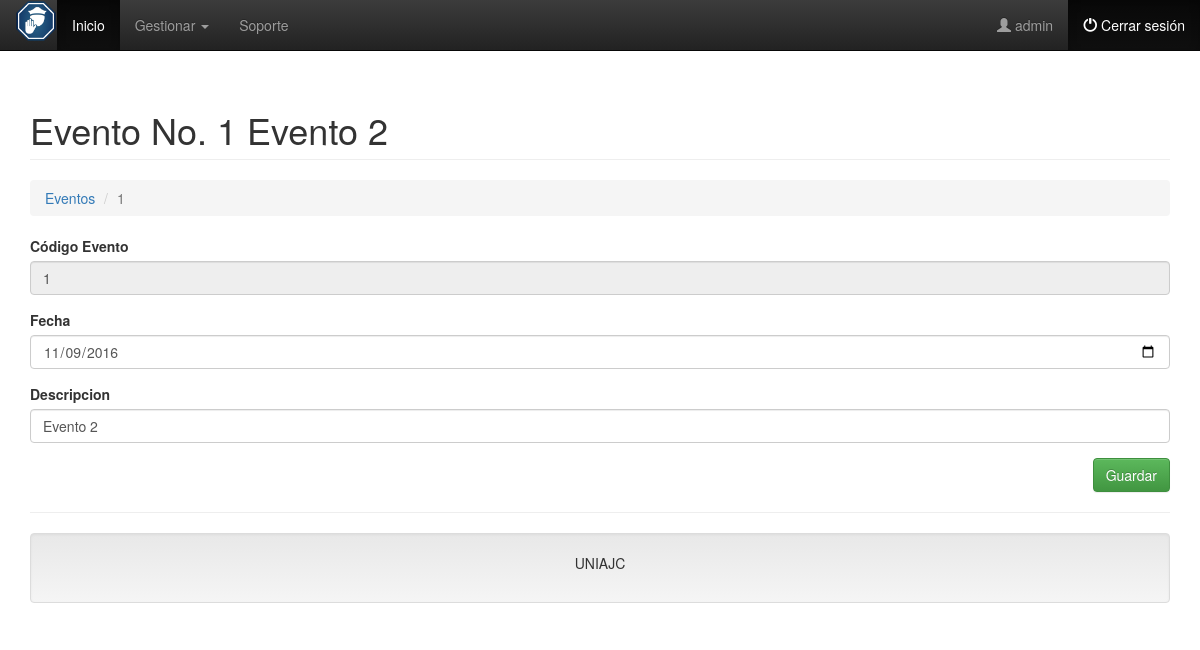
The app's page /?c=Evento&a=Crud&id_Evento=1 (signed in) with its own data.
### tables this page shows
CREATE TABLE `eventos` (
  `id_Evento` int(20) NOT NULL,
  `fecha_Evento` date NOT NULL,
  `descripcion_Evento` varchar(100) NOT NULL
);

### controller/Evento.controller.php (called while the page is built, shortened)
<?php
require_once 'model/Evento.php';
class EventoController{
    private $model;
    public function __CONSTRUCT(){
        $this->model = new Evento();
    }
    public function Crud(){
        $ev = new Evento();
        if(isset($_REQUEST['id_Evento'])){
            $ev = $this->model->Obtener($_REQUEST['id_Evento']);
        }
        require_once 'view/header.php';
        require_once 'view/Evento/Evento-editar.php';
        require_once 'view/footer.php';
    }
}

### model/database.php (called while the page is built)
<?php
class Database
{
    public static function StartUp()
    {
        $pdo = new PDO('mysql:host=localhost;dbname=db_proyectos;charset=utf8', 'root', '');
        $pdo->setAttribute(PDO::ATTR_ERRMODE, PDO::ERRMODE_EXCEPTION);
        return $pdo;
    }
}

### model/Evento.php (called while the page is built, shortened)
<?php
class Evento
{
	private $pdo;
	public function __CONSTRUCT()
	{
		try
		{
			$this->pdo = Database::StartUp();
		}
		catch(Exception $e)
		{
			die($e->getMessage());
		}
	}
	public function Obtener($id)
	{
		try
		{
			$stm = $this->pdo
			          ->prepare("SELECT * FROM Eventos WHERE id_Evento = ?");
			$stm->execute(array($id));
			return $stm->fetch(PDO::FETCH_OBJ);
		} catch (Exception $e)
		{
			die($e->getMessage());
		}
	}
}

### view/Evento/Evento-editar.php (the view, shortened to what this page needs)
<h1 class="page-header">
    <?php echo $ev->id_Evento != null ? "Evento No. ".$ev->id_Evento." ".$ev->descripcion_Evento : 'Nuevo Registro'; ?>
</h1>
<ol class="breadcrumb">
  <li><a href="?c=Evento">Eventos</a></li>
  <li class="active"><?php echo $ev->id_Evento != null ? $ev->id_Evento : 'Nuevo Registro'; ?></li>
</ol>
<form id="frm-Evento" action="?c=Evento&a=Guardar" method="post" enctype="multipart/form-data">
    <div class="form-group">
        <label>Código Evento</label>
        <input type="text" name="id_Evento" id="id_Evento" value="<?php echo $ev->id_Evento; ?>" class="form-control" placeholder="" disabled />
    </div>
    <div class="form-group">
        <label>Fecha</label>
        <input type="date" name="fecha_Evento" value="<?php echo $ev->fecha_Evento; ?>" class="form-control" placeholder="Ingrese fecha del evento" data-validacion-tipo="requerido|min:1" />
    </div>
    <div class="form-group">
        <label>Descripcion</label>
        <input type="text" name="descripcion_Evento" value="<?php echo $ev->descripcion_Evento; ?>" class="form-control" placeholder="Ingrese descripcion del evento" data-validacion-tipo="requerido|min:4" />
    </div>
    <div class="text-right">
        <button class="btn btn-success">Guardar</button>
    </div>
</form>

### records on screen
eventos: id_Evento "1", descripcion_Evento "Evento 2", fecha_Evento "11/09/2016"

### other values on screen
$_SESSION["user"] "admin"
